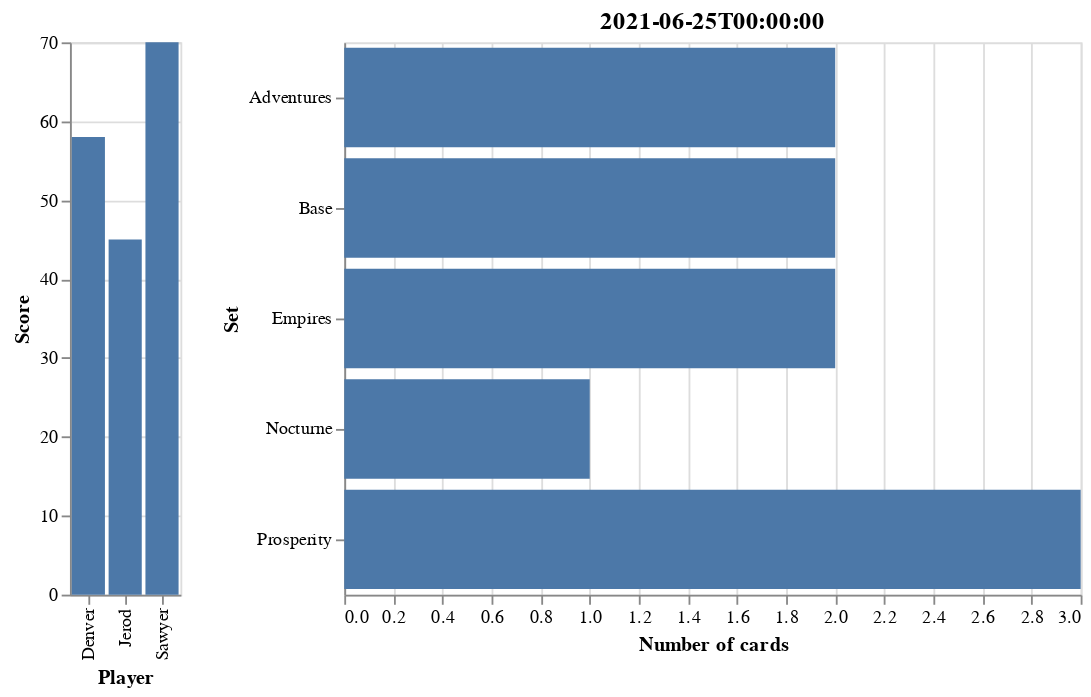
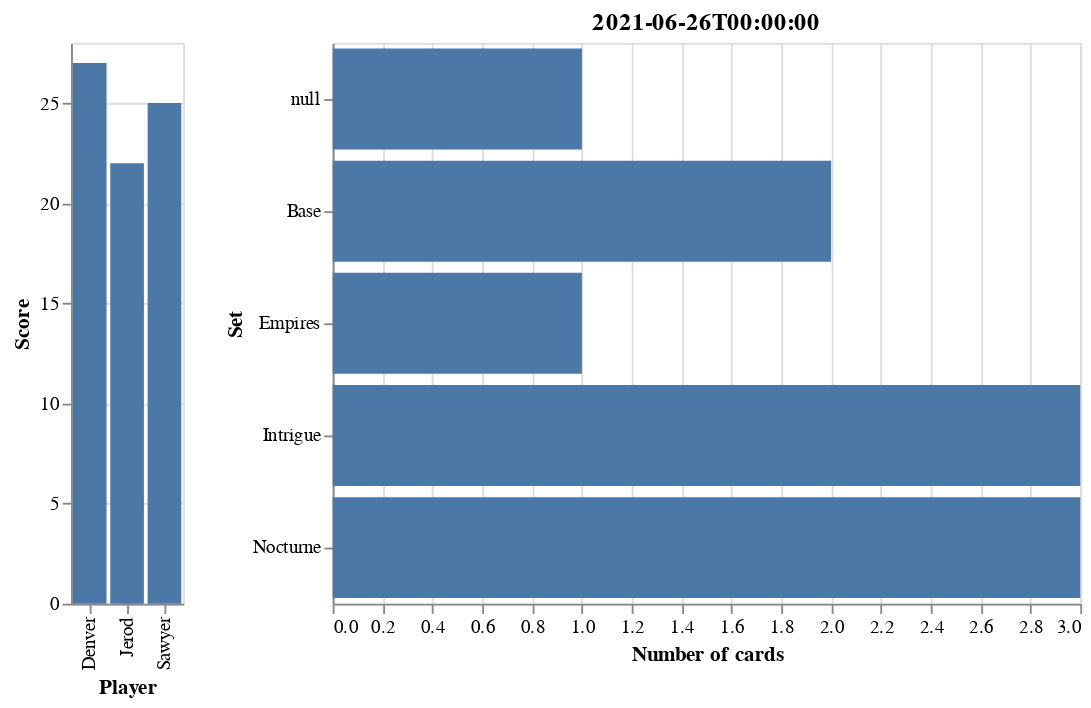
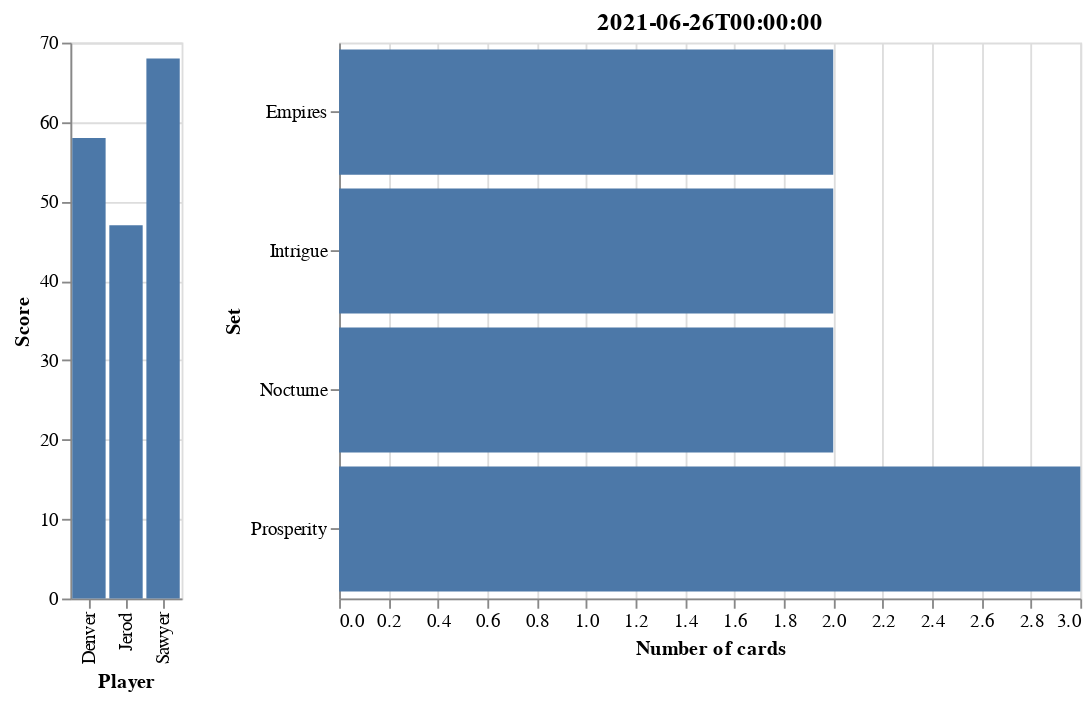
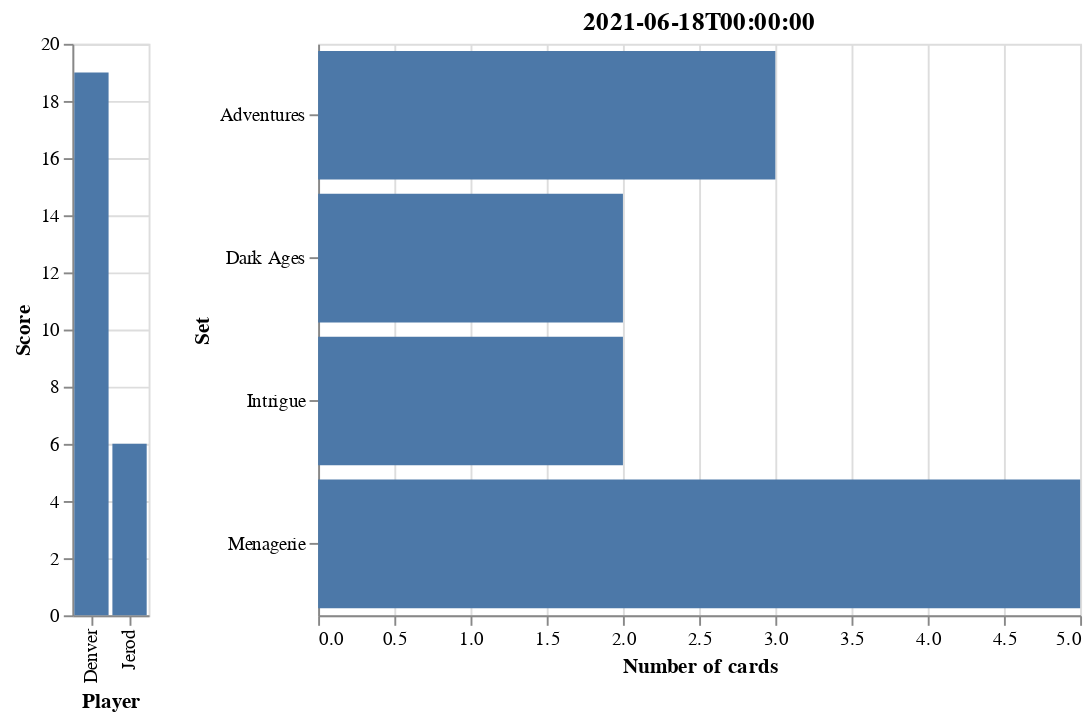

Notebook code for these charts, in order:
### Code cell
import ast

from IPython.display import display,Markdown
def game_stats(game_index):
	my_cards = [n.strip() for n in ast.literal_eval(games['Cards'][game_index])]
	my_players = {n.strip():i for n,i in ast.literal_eval(games['Scores'][game_index]).items()}
	players = pd.DataFrame.from_dict(my_players,orient='index')
	players.columns = ['Score']
	# players.index.name = 'Player'
	players['Player'] = players.index
	players['Rank'] = players['Score'].rank().convert_dtypes('Int')
	players = players.sort_values('Rank')

	# Get stats from game cards
	game_cards = pd.DataFrame(my_cards)
	game_cards.columns = ['Name']

	game_card_stats = game_cards.merge(cards,how='left')
	game_card_stats.groupby('Set').size()

	set_chart = alt.Chart(game_card_stats).mark_bar().encode(y = 'Set',x=alt.X('count()',title='Number of cards')).properties(height=300,title=games['Date'][game_index])
	# set_chart.configure_title(title='title')

	player_chart = alt.Chart(players).mark_bar().encode(x = 'Player',y='Score')
	# player_chart = alt.Chart(players).mark_bar().encode(x = 'Player',y='Rank')
	display(player_chart | set_chart)
	
	# display(set_chart)
	# display(game_card_stats)

for i in range(0,10):
		game_stats(i)

### Figure 1 — Vega-Lite specification as saved in the notebook (floating-point values rounded to 4 significant figures)
{"config": {"view": {"continuousWidth": 400, "continuousHeight": 300}}, "hconcat": [{"data": {"name": "data-bc04160d8a97f9eed6ea0631f55ef037"}, "mark": "bar", "encoding": {"x": {"type": "nominal", "field": "Player"}, "y": {"type": "quantitative", "field": "Score"}}}, {"data": {"name": "data-64bce27e6cc3985fda8b9815e69097ba"}, "mark": "bar", "encoding": {"x": {"type": "quantitative", "aggregate": "count", "title": "Number of cards"}, "y": {"type": "nominal", "field": "Set"}}, "height": 300, "title": "2021-06-25T00:00:00"}], "$schema": "https://vega.github.io/schema/vega-lite/v4.8.1.json", "datasets": {"data-bc04160d8a97f9eed6ea0631f55ef037": [{"Score": 45, "Player": "Jerod", "Rank": 1}, {"Score": 58, "Player": "Denver", "Rank": 2}, {"Score": 70, "Player": "Sawyer", "Rank": 3}], "data-64bce27e6cc3985fda8b9815e69097ba": [{"Name": "King's Court", "Set": "Prosperity", "Types": "Action", "Cost": null, "Text": "You may play an Action card from your hand three times.", "Actions / Villagers": "P3", "Cards": null, "Buys": null, "Coins / Coffers": null, "Trash / Return": null, "Exile": null, "Junk": null, "Gain": null, "Victory Points": null}, {"Name": "Grand Market", "Set": "Prosperity", "Types": "Action", "Cost": null, "Text": "+1 Card+1 Action+1 Buy+.You can’t buy this if you have any Coppers in play.", "Actions / Villagers": "+1", "Cards": "+1", "Buys": "+1", "Coins / Coffers": "+", "Trash / Return": null, "Exile": null, "Junk": null, "Gain": null, "Victory Points": null}, {"Name": "Bishop", "Set": "Prosperity", "Types": "Action", "Cost": null, "Text": "++1Trash a card from your hand. +1 per it costs (round down). Each other player may trash a card from their hand.", "Actions / Villagers": null, "Cards": null, "Buys": null, "Coins / Coffers": "+", "Trash / Return": "1", "Exile": null, "Junk": null, "Gain": null, "Victory Points": "+X"}, {"Name": "Wine Merchant", "Set": "Adventures", "Types": "Action - Reserve", "Cost": null, "Text": "++1 BuyPut this on your Tavern mat.At the end of your Buy phase, if you have at least unspent, you may discard this from your Tavern mat.", "Actions / Villagers": null, "Cards": null, "Buys": "+1", "Coins / Coffers": "+, C-?", "Trash / Return": null, "Exile": null, "Junk": null, "Gain": null, "Victory Points": null}, {"Name": "Page", "Set": "Adventures", "Types": "Action - Traveller", "Cost": null, "Text": "+1 Card+1 ActionWhen you discard this from play, you may exchange it for a Treasure Hunter.", "Actions / Villagers": "+1", "Cards": "+1", "Buys": null, "Coins / Coffers": null, "Trash / Return": "Self?", "Exile": null, "Junk": null, "Gain": null, "Victory Points": null}, {"Name": "Chariot Race", "Set": "Empires", "Types": "Action", "Cost": null, "Text": "+1 ActionReveal the top card of your deck and put it into your hand. The player to your left reveals the top card of their deck. If your card costs more, + and +1.", "Actions / Villagers": "+1", "Cards": "+1", "Buys": null, "Coins / Coffers": "+?", "Trash / Return": null, "Exile": null, "Junk": null, "Gain": null, "Victory Points": "+1?"}, {"Name": "Sacrifice", "Set": "Empires", "Types": "Action", "Cost": null, "Text": "Trash a card from your hand. If it's an…Action card, +2 Cards, +2 ActionsTreasure card, +Victory card, +2", "Actions / Villagers": "+2?", "Cards": "+2?", "Buys": null, "Coins / Coffers": "+?", "Trash / Return": "1", "Exile": null, "Junk": null, "Gain": null, "Victory Points": "+2?"}, {"Name": "Fool", "Set": "Nocturne", "Types": "Action - Fate", "Cost": null, "Text": "If you aren't the player with Lost in the Woods, take it, take 3 Boons, and receive the Boons in any order.Heirloom: Lucky Coin", "Actions / Villagers": null, "Cards": null, "Buys": null, "Coins / Coffers": null, "Trash / Return": null, "Exile": null, "Junk": null, "Gain": null, "Victory Points": null}, {"Name": "Artisan", "Set": "Base", "Types": "Action", "Cost": null, "Text": "Gain a card to your hand costing up to .Put a card from your hand onto your deck.", "Actions / Villagers": null, "Cards": null, "Buys": null, "Coins / Coffers": null, "Trash / Return": null, "Exile": null, "Junk": null, "Gain": "1", "Victory Points": null}, {"Name": "Festival", "Set": "Base", "Types": "Action", "Cost": null, "Text": "+2 Actions+1 Buy+", "Actions / Villagers": "+2", "Cards": null, "Buys": "+1", "Coins / Coffers": "+", "Trash / Return": null, "Exile": null, "Junk": null, "Gain": null, "Victory Points": null}]}}

### Figure 2 — Vega-Lite specification as saved in the notebook (floating-point values rounded to 4 significant figures)
{"config": {"view": {"continuousWidth": 400, "continuousHeight": 300}}, "hconcat": [{"data": {"name": "data-f1c98a8b23d30921af1469d3378e7639"}, "mark": "bar", "encoding": {"x": {"type": "nominal", "field": "Player"}, "y": {"type": "quantitative", "field": "Score"}}}, {"data": {"name": "data-220ad272305104f7c219a11d3d0b3646"}, "mark": "bar", "encoding": {"x": {"type": "quantitative", "aggregate": "count", "title": "Number of cards"}, "y": {"type": "nominal", "field": "Set"}}, "height": 300, "title": "2021-06-26T00:00:00"}], "$schema": "https://vega.github.io/schema/vega-lite/v4.8.1.json", "datasets": {"data-f1c98a8b23d30921af1469d3378e7639": [{"Score": 22, "Player": "Jerod", "Rank": 1}, {"Score": 25, "Player": "Sawyer", "Rank": 2}, {"Score": 27, "Player": "Denver", "Rank": 3}], "data-220ad272305104f7c219a11d3d0b3646": [{"Name": "Minion", "Set": "Intrigue", "Types": "Action - Attack", "Cost": null, "Text": "+1 ActionChoose one: +; or discard your hand, +4 Cards, and each other player with at least 5 cards in hand discards their hand and draws 4 cards.", "Actions / Villagers": "+1", "Cards": "-X?,+4?", "Buys": null, "Coins / Coffers": "+?", "Trash / Return": null, "Exile": null, "Junk": null, "Gain": null, "Victory Points": null}, {"Name": "Diplomat", "Set": "Intrigue", "Types": "Action - Reaction", "Cost": null, "Text": "+2 CardsIf you have 5 or fewer cards in hand (after drawing), +2 Actions.When another player plays an Attack card, you may first reveal this from a hand of 5 or more cards, to draw 2 cards then discard 3.", "Actions / Villagers": "+2?", "Cards": "+2", "Buys": null, "Coins / Coffers": null, "Trash / Return": null, "Exile": null, "Junk": null, "Gain": null, "Victory Points": null}, {"Name": "Patrol", "Set": "Intrigue", "Types": "Action", "Cost": null, "Text": "+3 CardsReveal the top 4 cards of your deck. Put the Victory cards and Curses into your hand. Put the rest back in any order.", "Actions / Villagers": null, "Cards": "+3-7", "Buys": null, "Coins / Coffers": null, "Trash / Return": null, "Exile": null, "Junk": null, "Gain": null, "Victory Points": null}, {"Name": "Witch", "Set": "Base", "Types": "Action - Attack", "Cost": null, "Text": "+2 CardsEach other player gains a Curse.", "Actions / Villagers": null, "Cards": "+2", "Buys": null, "Coins / Coffers": null, "Trash / Return": null, "Exile": null, "Junk": "1", "Gain": null, "Victory Points": null}, {"Name": "Bandit", "Set": "Base", "Types": "Action - Attack", "Cost": null, "Text": "Gain a Gold. Each other player reveals the top 2 cards of their deck, trashes a revealed Treasure other than Copper, and discards the rest.", "Actions / Villagers": null, "Cards": null, "Buys": null, "Coins / Coffers": null, "Trash / Return": null, "Exile": null, "Junk": null, "Gain": "1", "Victory Points": null}, {"Name": "Sacred Grove", "Set": "Nocturne", "Types": "Action - Fate", "Cost": null, "Text": "+1 Buy+Receive a Boon. If it doesn't give +, each other player may receive it.", "Actions / Villagers": null, "Cards": null, "Buys": "+1", "Coins / Coffers": "+", "Trash / Return": null, "Exile": null, "Junk": null, "Gain": null, "Victory Points": null}, {"Name": "Pooka", "Set": "Nocturne", "Types": "Action", "Cost": null, "Text": "You may trash a Treasure other than Cursed Gold from your hand, for +4 Cards.Heirloom: Cursed Gold", "Actions / Villagers": null, "Cards": "+4?", "Buys": null, "Coins / Coffers": null, "Trash / Return": "1?", "Exile": null, "Junk": null, "Gain": null, "Victory Points": null}, {"Name": "Cobbler", "Set": "Nocturne", "Types": "Night - Duration", "Cost": null, "Text": "At the start of your next turn, gain a card to your hand costing up to .", "Actions / Villagers": null, "Cards": null, "Buys": null, "Coins / Coffers": null, "Trash / Return": null, "Exile": null, "Junk": null, "Gain": "N 1", "Victory Points": null}, {"Name": "Charm", "Set": "Empires", "Types": "Treasure", "Cost": null, "Text": "When you play this, choose one: +1 Buy and +; or the next time you buy a card this turn, you may also gain a differently named card with the same cost.", "Actions / Villagers": null, "Cards": null, "Buys": "+1?", "Coins / Coffers": "+?", "Trash / Return": null, "Exile": null, "Junk": null, "Gain": "1?", "Victory Points": null}, {"Name": "Castles", "Set": null, "Types": null, "Cost": null, "Text": null, "Actions / Villagers": null, "Cards": null, "Buys": null, "Coins / Coffers": null, "Trash / Return": null, "Exile": null, "Junk": null, "Gain": null, "Victory Points": null}]}}

### Figure 3 — Vega-Lite specification as saved in the notebook (floating-point values rounded to 4 significant figures)
{"config": {"view": {"continuousWidth": 400, "continuousHeight": 300}}, "hconcat": [{"data": {"name": "data-915662eac8317d80b168e498d19d088e"}, "mark": "bar", "encoding": {"x": {"type": "nominal", "field": "Player"}, "y": {"type": "quantitative", "field": "Score"}}}, {"data": {"name": "data-246ac95437cd2b4dd98d8a14ab1397b3"}, "mark": "bar", "encoding": {"x": {"type": "quantitative", "aggregate": "count", "title": "Number of cards"}, "y": {"type": "nominal", "field": "Set"}}, "height": 300, "title": "2021-06-26T00:00:00"}], "$schema": "https://vega.github.io/schema/vega-lite/v4.8.1.json", "datasets": {"data-915662eac8317d80b168e498d19d088e": [{"Score": 47, "Player": "Jerod", "Rank": 1}, {"Score": 58, "Player": "Denver", "Rank": 2}, {"Score": 68, "Player": "Sawyer", "Rank": 3}], "data-246ac95437cd2b4dd98d8a14ab1397b3": [{"Name": "Mill", "Set": "Intrigue", "Types": "Action - Victory", "Cost": null, "Text": "+1 Card+1 ActionYou may discard 2 cards, for +1", "Actions / Villagers": "+1", "Cards": "+1,-1?,-1?", "Buys": null, "Coins / Coffers": "+?", "Trash / Return": null, "Exile": null, "Junk": null, "Gain": null, "Victory Points": "1"}, {"Name": "Harem", "Set": "Intrigue", "Types": "Treasure - Victory", "Cost": null, "Text": "2", "Actions / Villagers": null, "Cards": null, "Buys": null, "Coins / Coffers": "+", "Trash / Return": null, "Exile": null, "Junk": null, "Gain": null, "Victory Points": "2"}, {"Name": "Monument", "Set": "Prosperity", "Types": "Action", "Cost": null, "Text": "++1", "Actions / Villagers": null, "Cards": null, "Buys": null, "Coins / Coffers": "+", "Trash / Return": null, "Exile": null, "Junk": null, "Gain": null, "Victory Points": "+1"}, {"Name": "Loan", "Set": "Prosperity", "Types": "Treasure", "Cost": null, "Text": "Reveal cards from your deck until you reveal a Treasure. Discard it or trash it. Discard the other cards.", "Actions / Villagers": null, "Cards": null, "Buys": null, "Coins / Coffers": "+", "Trash / Return": "1?", "Exile": null, "Junk": null, "Gain": null, "Victory Points": null}, {"Name": "Forge", "Set": "Prosperity", "Types": "Action", "Cost": null, "Text": "Trash any number of cards from your hand. Gain a card with cost exactly equal to the total cost in of the trashed cards.", "Actions / Villagers": null, "Cards": null, "Buys": null, "Coins / Coffers": null, "Trash / Return": "X", "Exile": null, "Junk": null, "Gain": "1", "Victory Points": null}, {"Name": "Tracker", "Set": "Nocturne", "Types": "Action - Fate", "Cost": null, "Text": "+Receive a Boon.While this is in play, when you gain a card, you may put that card onto your deck.Heirloom: Pouch", "Actions / Villagers": null, "Cards": null, "Buys": null, "Coins / Coffers": "+", "Trash / Return": null, "Exile": null, "Junk": null, "Gain": null, "Victory Points": null}, {"Name": "Cursed Village", "Set": "Nocturne", "Types": "Action - Doom", "Cost": null, "Text": "+2 ActionsDraw until you have 6 cards in hand.When you gain this, receive a Hex.", "Actions / Villagers": "+2", "Cards": "+X", "Buys": null, "Coins / Coffers": null, "Trash / Return": null, "Exile": null, "Junk": null, "Gain": null, "Victory Points": null}, {"Name": "Capital", "Set": "Empires", "Types": "Treasure", "Cost": null, "Text": "+1 BuyWhen you discard this from play, take , and then you may pay off", "Actions / Villagers": null, "Cards": null, "Buys": "+1", "Coins / Coffers": "+, N +", "Trash / Return": null, "Exile": null, "Junk": null, "Gain": null, "Victory Points": null}, {"Name": "Legionary", "Set": "Empires", "Types": "Action - Attack", "Cost": null, "Text": "+You may reveal a Gold from your hand. If you do, each other player discards down to 2 cards in hand, then draws a card.", "Actions / Villagers": null, "Cards": null, "Buys": null, "Coins / Coffers": "+", "Trash / Return": null, "Exile": null, "Junk": null, "Gain": null, "Victory Points": null}]}}

### Figure 4 — Vega-Lite specification as saved in the notebook (floating-point values rounded to 4 significant figures)
{"config": {"view": {"continuousWidth": 400, "continuousHeight": 300}}, "hconcat": [{"data": {"name": "data-b0e65d59b6abab8ed64d3e2c18884ef9"}, "mark": "bar", "encoding": {"x": {"type": "nominal", "field": "Player"}, "y": {"type": "quantitative", "field": "Score"}}}, {"data": {"name": "data-d47a5c0f84731d7a8c5f7652203cfd21"}, "mark": "bar", "encoding": {"x": {"type": "quantitative", "aggregate": "count", "title": "Number of cards"}, "y": {"type": "nominal", "field": "Set"}}, "height": 300, "title": "2021-06-18T00:00:00"}], "$schema": "https://vega.github.io/schema/vega-lite/v4.8.1.json", "datasets": {"data-b0e65d59b6abab8ed64d3e2c18884ef9": [{"Score": 6, "Player": "Jerod", "Rank": 1}, {"Score": 19, "Player": "Denver", "Rank": 2}], "data-d47a5c0f84731d7a8c5f7652203cfd21": [{"Name": "Coin of the Realm", "Set": "Adventures", "Types": "Treasure - Reserve", "Cost": null, "Text": "When you play this, put it on your Tavern mat.Directly after you finish playing an Action card, you may call this, for +2 Actions.", "Actions / Villagers": "C+2", "Cards": null, "Buys": null, "Coins / Coffers": "+", "Trash / Return": null, "Exile": null, "Junk": null, "Gain": null, "Victory Points": null}, {"Name": "Haunted Woods", "Set": "Adventures", "Types": "Action - Attack - Duration", "Cost": null, "Text": "Until your next turn, when any other player buys a card, they put their hand onto their deck in any order. At the start of your next turn: +3 Cards", "Actions / Villagers": null, "Cards": "N +3", "Buys": null, "Coins / Coffers": null, "Trash / Return": null, "Exile": null, "Junk": null, "Gain": null, "Victory Points": null}, {"Name": "Royal Carriage", "Set": "Adventures", "Types": "Action - Reserve", "Cost": null, "Text": "+1 ActionPut this on your Tavern mat.Directly after you finish playing an Action card, if it's still in play, you may call this, to replay that Action.", "Actions / Villagers": "+1C P1", "Cards": null, "Buys": null, "Coins / Coffers": null, "Trash / Return": null, "Exile": null, "Junk": null, "Gain": null, "Victory Points": null}, {"Name": "Cultist", "Set": "Dark Ages", "Types": "Action - Attack - Looter", "Cost": null, "Text": "+2 Cards. Each other player gains a Ruins. You may play a Cultist from your hand.When you trash this, +3 Cards.", "Actions / Villagers": "P1?", "Cards": "+2", "Buys": null, "Coins / Coffers": null, "Trash / Return": null, "Exile": null, "Junk": "1", "Gain": null, "Victory Points": null}, {"Name": "Count", "Set": "Dark Ages", "Types": "Action", "Cost": null, "Text": "Choose one: Discard 2 cards; or put a card from your hand onto your deck; or gain a Copper.Choose one: +; or trash your hand; or gain a Duchy.", "Actions / Villagers": null, "Cards": "-1?, -2?", "Buys": null, "Coins / Coffers": "+?", "Trash / Return": "X?", "Exile": null, "Junk": "Self?", "Gain": "1?, 1?", "Victory Points": "(+3?)"}, {"Name": "Trading Post", "Set": "Intrigue", "Types": "Action", "Cost": null, "Text": "Trash 2 cards from your hand. If you did, gain a Silver to your hand.", "Actions / Villagers": null, "Cards": null, "Buys": null, "Coins / Coffers": null, "Trash / Return": "2", "Exile": null, "Junk": null, "Gain": "1", "Victory Points": null}, {"Name": "Masquerade", "Set": "Intrigue", "Types": "Action", "Cost": null, "Text": "+2 CardsEach player with any cards in hand passes one to the next such player to their left, at once. Then you may trash a card from your hand.", "Actions / Villagers": null, "Cards": "+2", "Buys": null, "Coins / Coffers": null, "Trash / Return": "1?", "Exile": null, "Junk": null, "Gain": null, "Victory Points": null}, {"Name": "Coven", "Set": "Menagerie", "Types": "Action - Attack", "Cost": null, "Text": "+1 Action+Each other player Exiles a Curse from the Supply. If they can't, they discard their Exiled Curses.", "Actions / Villagers": "+1", "Cards": null, "Buys": null, "Coins / Coffers": "+", "Trash / Return": null, "Exile": null, "Junk": "1*", "Gain": null, "Victory Points": null}, {"Name": "Destrier", "Set": "Menagerie", "Types": "Action", "Cost": null, "Text": "+2 Cards+1 ActionDuring your turn, this costs less per card you've gained this turn.", "Actions / Villagers": "+1", "Cards": "+2", "Buys": null, "Coins / Coffers": null, "Trash / Return": null, "Exile": null, "Junk": null, "Gain": null, "Victory Points": null}, {"Name": "Stockpile", "Set": "Menagerie", "Types": "Treasure", "Cost": null, "Text": "+1 BuyWhen you play this, Exile it.", "Actions / Villagers": null, "Cards": null, "Buys": "+1", "Coins / Coffers": "+", "Trash / Return": null, "Exile": "Self", "Junk": null, "Gain": null, "Victory Points": null}, {"Name": "Seize the Day", "Set": "Menagerie", "Types": "Event", "Cost": null, "Text": "Once per game: Take an extra turn after this one.", "Actions / Villagers": null, "Cards": null, "Buys": null, "Coins / Coffers": null, "Trash / Return": null, "Exile": null, "Junk": null, "Gain": null, "Victory Points": null}, {"Name": "Way of the Worm", "Set": "Menagerie", "Types": "Way", "Cost": null, "Text": "Exile an Estate from the Supply.", "Actions / Villagers": null, "Cards": null, "Buys": null, "Coins / Coffers": null, "Trash / Return": null, "Exile": "1", "Junk": null, "Gain": null, "Victory Points": "(+1)"}]}}
